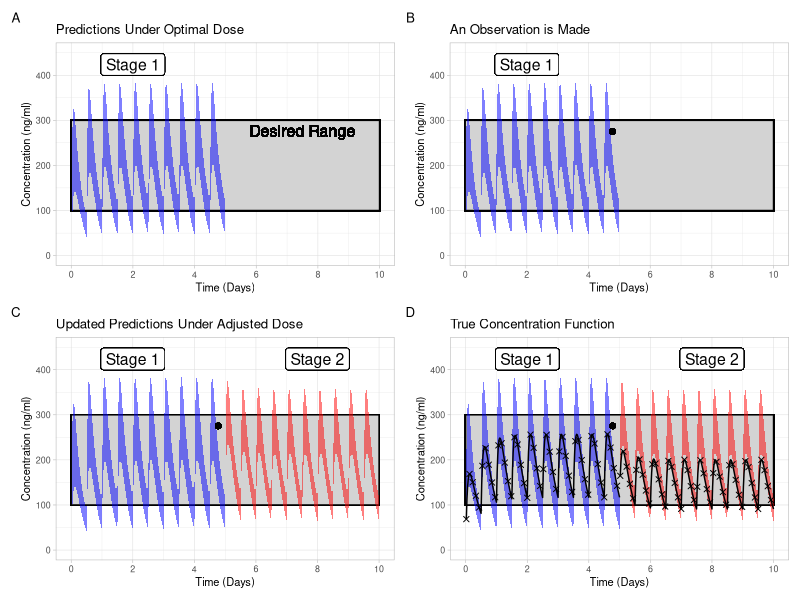
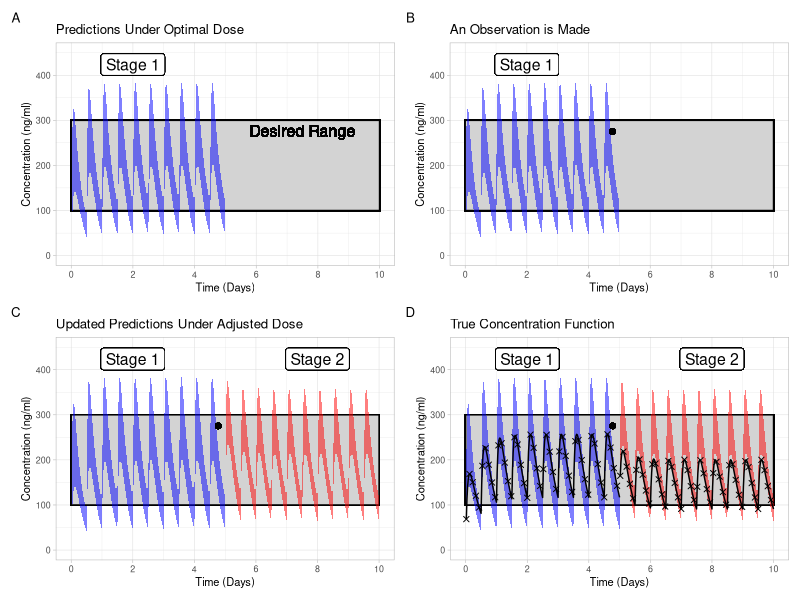

Recreate these plots in R, in order.
library(tidyverse)
library(patchwork)
d <- read_csv('../../data/generated_data/process_figure_data.csv')

theme_set(theme_light(base_size = 8))

styling<-ggplot(data=d)+
         scale_x_continuous(labels = function(x) x/24, breaks = seq(0, 240, 24*2)) +
         scale_y_continuous(labels = function(x) 1000*x, limits = c(0, .45))+
         labs(x='Time (Days)', y = 'Concentration (ng/ml)')

prior_plot<-styling+
  geom_rect(aes(xmin=0, xmax=240, ymin=0.1, ymax = 0.3), fill = 'light gray', color = 'black')+
  geom_ribbon(aes(x=tpre, ymin=prior_low, ymax=prior_high), fill = 'blue', alpha = 0.5)
  

plot_a<-prior_plot + 
        geom_text(aes(x=7.5*24, y=.290, label = 'Desired Range'), vjust=1, size = 4, color = 'black') + 
        geom_label(aes(x=2*24, y=.400, label = 'Stage 1'), vjust=0, size = 4, color = 'black') + 
        labs(title='Predictions Under Optimal Dose')

plot_b<-prior_plot + 
        geom_point(aes(tobs, yobs)) +
        geom_label(aes(x=2*24, y=.400, label = 'Stage 1'), vjust=0, size = 4, color = 'black') + 
        labs(title = 'An Observation is Made')

plot_c<-plot_b + 
        geom_ribbon(aes(x=tpost, ymin=post_low, ymax=post_high), fill = 'red', alpha = 0.5) +
        geom_label(aes(x=2*24, y=.400, label = 'Stage 1'), vjust=0, size = 4, color = 'black') + 
        geom_label(aes(x=8*24, y=.400, label = 'Stage 2'), vjust=0, size = 4, color = 'black') + 
        labs(title = 'Updated Predictions Under Adjusted Dose')


slicer = seq(1, nrow(d), 5)
plot_d<-plot_c + 
        geom_line(aes(tpre, ytrue_prior)) + 
        geom_point(data =slice(d, slicer),  aes(tpre, ytrue_prior), shape=4) + 
        geom_line(aes(tpost, ytrue_post)) + 
        geom_point(data =slice(d, slicer),  aes(tpost, ytrue_post), shape=4) + 
        labs(title='True Concentration Function')


final_plot <- (plot_a | plot_b) / (plot_c + plot_d) + plot_annotation(tag_levels = 'A')

final_plot

ggsave('viz_of_process.png', dpi = 240, height = 5, width = 8)
